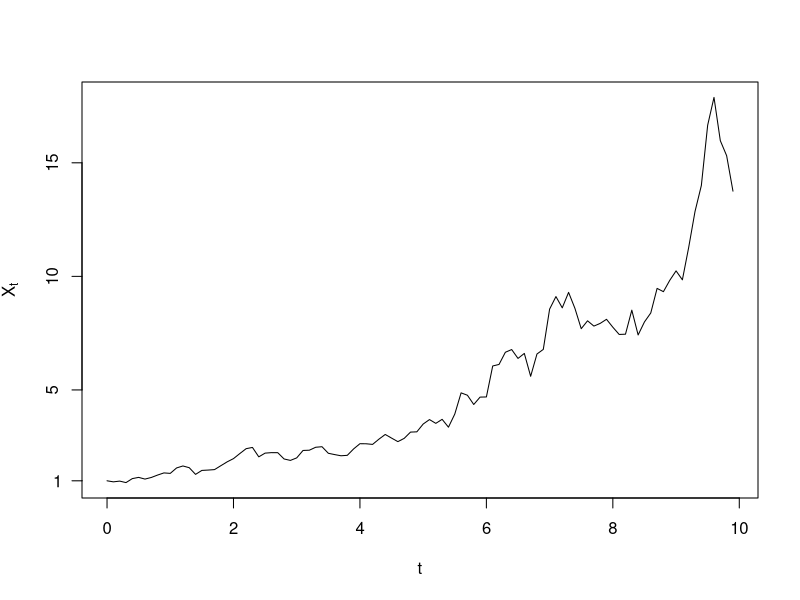

The R source for this figure: (Note: this script raises an error after producing the figure.)
library("MASS")

GBM_exact <- function(end_time=1, delta_t, x0=1, mu, sigma_sq){
  X <- vector(length = end_time/delta_t)
  X[1] <- x0
  for (i in 2:length(X)){
    X[i] <- rlnorm(1,
                   log(X[i-1])+(mu-sigma_sq/2)*delta_t,
                   sqrt(sigma_sq*delta_t))
  }
  return(X)
}

lprior <- function(psi){
  #psi= (log(mu), log(sigma))
  return(sum(dnorm(psi,0,1,log=TRUE)))
}

llike_exact <- function(x,psi,delta_t){
  #x = (x0,x_deltat,x_2deltat,...,x_ndeltat)
  return(sum(dlnorm(x[2:length(x)],
                    log(x[1:(length(x) - 1)])+(exp(psi[1])-0.5*exp(2*psi[2]))*delta_t,
                    exp(psi[2])*sqrt(delta_t),
                    log = TRUE)))
}

llike_em <- function(x,psi,delta_t){
  return(sum(dnorm(x[2:length(x)],
                   x[1:(length(x) - 1)]+exp(psi[1])*x[1:(length(x) - 1)]*delta_t,
                   exp(psi[2])*x[1:(length(x) - 1)]*sqrt(delta_t),
                   log = TRUE)))
}

mh <- function(exact_likelihood,synthetic_data,delta_t,N,V){
  mat <- matrix(0,ncol=2,nrow=N)
  psi <- c(0,0) #initalise psi
  mat[1,] <- psi
  nacceptances <- 0
  llikepsi<- -1e6
  for (i in 2:N){
    can <- mvrnorm(n=1,psi,V)     #propose psi* (i.e can)
    
    if (exact_likelihood){
      llikecan <- llike_exact(synthetic_data,can,delta_t)
    }
    else{
      llikecan <- llike_em(synthetic_data,can,delta_t)
    }
    
    lpriorcan <- lprior(can)
    lpriorpsi <- lprior(psi)
    
    laprob <- llikecan+lpriorcan-llikepsi-lpriorpsi
    
    u <- runif(1)
    if(log(u) < laprob){
      psi <- can #accept 
      llikepsi<-llikecan
      nacceptances <- nacceptances + 1
    }
    mat[i,] <- psi
  }
  acceptance_rate <- nacceptances/(N-1)
  print(acceptance_rate)
  return(mat)
  #return(acceptance_rate)
}

#simulate data
set.seed(1)
data<-GBM_exact(end_time=10, 0.1, 1, 0.2, 0.1) #sigma=0.316
plot(ts(data,start=0,deltat=0.1), xlab = "t", ylab = expression(X[t]))
axis(2, at = 1, labels = 1, las = 1)

c_dg_bridge <- function(delta_t=1,delta_tau=0.1,xstart=1,xend,sigma_sq,u){
  rho = 0.95
  m <- round(delta_t/delta_tau)
  x <- numeric(length = m+1)
  x[1] <- xstart
  x[m+1] <- xend
  
  for (i in 1:(m-1)){ 
    mu <- x[i]+(xend-x[i])/(m+1-i)
    var <- (m-i)*sigma_sq*x[i]^2*delta_tau/(m+1-i)
    x[i+1] <- abs(mu+sqrt(var)*u[i])
    #reflecting barrier at x=0
  }
  
  return(x)
}

log_em_prod <- function(x,mu,sigma_sq,delta_tau){
  m <- length(x)-1
  return (sum(dnorm(x[2:(m+1)],
                    x[1:m]+mu*x[1:m]*delta_tau,
                    x[1:m]*sqrt(sigma_sq*delta_tau), 
                    log = TRUE)))
}

log_dg_prop <- function(x,sigma_sq,delta_tau){
  m <- length(x)-1
  total = 0
  for (i in 1:(m-1)){
    total <- total + dnorm(x[i+1],
                           x[i]+(x[m+1]-x[i])/(m+1-i),
                           x[i]*sqrt(sigma_sq*delta_tau*(m-i)/(m+1-i)),
                           log = TRUE)
    
  }
  return(total)
}

w_log_scale <- function(bridge,mu,sigma_sq,delta_tau){
  
  em <- log_em_prod(bridge,mu,sigma_sq,delta_tau)
  
  dg_prop <- log_dg_prop(bridge,sigma_sq,delta_tau)
  
  return(em - dg_prop)
}

c_weighted_bridge_resampling <- function(delta_t,K,delta_tau,xstart,xend,mu,sigma_sq,u){
  #K is number of bridges simulated
  m <- round(delta_t/delta_tau)
  proposals <- matrix(NA,nrow = m+1,ncol = K)
  weights <- numeric(length = K)
  for (i in 1:K){
    proposals[,i] <- c_dg_bridge(delta_t,delta_tau,xstart,xend,sigma_sq,u[i,])
    weights[i] <- exp(w_log_scale(proposals[,i],mu,sigma_sq,delta_tau))
  }
  resampled_indices <- sample(1:K,size = K, replace = TRUE, prob = weights)
  resampled <- proposals[,resampled_indices]
  avg_unnormalised_weight <- mean(weights)
  return(list(proposals,resampled,avg_unnormalised_weight))
}

c_estimated_log_likelihood <- function(x,mu,sigma_sq,delta_t,K,delta_tau,u)
{
  n <- length(x) #n is the number of observations 
  density_estimate <- 0
  for (i in 1:(n-1)){
    out<-c_weighted_bridge_resampling(delta_t,K,delta_tau,x[i],x[i+1],mu,sigma_sq,u[i,,])
    density_estimate <- density_estimate +  log(out[[3]])
  }
  return(density_estimate)
}

cpmmh <- function(synthetic_data,N,V,delta_t,K,delta_tau,rho){
  mat <- matrix(0,ncol=3,nrow=N)
  psi <- c(log(0.2),log(sqrt(0.1))) #initalise psi
  mat[1,] <- c(psi,0)
  m <- delta_t/delta_tau
  n <- length(synthetic_data)
  u <- array(rnorm(n*K*(m-1),0,1), dim = c(n,K,(m-1)))
  nacceptances <- 0
  llikepsi <- -1e12 #initialised so first proposal is always accepted
  for (i in 2:N){
    can <- mvrnorm(n=1,psi,V)
    ucan <- array(rnorm(n*K*(m-1),rho*u,sqrt(1-rho^2)),dim = c(n,K,(m-1))) #CHECK THIS IS UPDATING UCAN ARRAY CORRECTLY
    lpriorcan <- lprior(can)
    lpriorpsi <- lprior(psi)
    llikecan <-  
      c_estimated_log_likelihood(synthetic_data,exp(can[1]),exp(2*can[2]),delta_t,K,delta_tau,ucan) ###Interpreting psi = c(log(mu),log(sigma)) 
    laprob <- llikecan+lpriorcan-llikepsi-lpriorpsi
    w <- runif(1)
    if(log(w) < laprob){
      psi <- can #accept 
      u <- ucan
      llikepsi <- llikecan
      nacceptances <- nacceptances + 1
    }
    mat[i,] <- c(psi,llikecan)
  }
  acceptance_rate <- nacceptances/(N-1)
  print(acceptance_rate)
  return(mat)
}

c_var_log_est <- function(K,trials = 100){
  results <- replicate(trials, c_estimated_log_likelihood(data2,0.2,0.1,1,K,0.1,array(rnorm(length(data2)*K*(10-1),0,1), dim = c(length(data2),K,(10-1)))))
  return(var(results))
}

c_var_log_est(5,1000)

set.seed(1)
outcpmmh<-cpmmh(data2,1000,diag(rep(0.05,2)),1,5,0.1,0.95)
plot(ts(exp(outcpmmh[,1:2])))
var(outcpmmh[,3])

#tune
Vtune<-var(outcpmmh[,1:2])
#Re-run
set.seed(1)
outcpmmh2<-cpmmh(data2,5000,Vtune,1,50,0.1,0.95)

time_taken_cpmmh <- system.time({
  outcpmmh2<-cpmmh(data2,5000,Vtune,1,50,0.1,0.95)
})

effectiveSize(outcpmmh2)/time_taken_cpmmh[3]

output_dir <- "C:\\Users//HP\\OneDrive - Durham University\\Course\\Project IV\\Plots"
pdf(file=file.path(output_dir, "GBM PMMH posteriors.pdf"), onefile=F, width = 5, height = 5) 

plot(ts(exp(outcpmmh2)))
#Compare output across schemes
par(mfrow=c(2,1),mar = c(3, 3, 2, 1), oma = c(0,0,0,0), mgp = c(1.5, 0.5, 0))
plot(density(exp(out2[50:10000,1])), xlab = expression(mu),main ="", ylim =c(0,10), lwd =2)
lines(density(exp(outEM2[50:10000,1])),col=2)
lines(density(exp(outpmmh2[,1])),col=3)
lines(density(exp(outcpmmh2[,1])),col=4)
abline(v=0.2)
plot(density(exp(out2[50:10000,2])), xlab = expression(sigma),main = "", ylim = c(0,15), lwd =2)
lines(density(exp(outEM2[50:10000,2])),col=2)
lines(density(exp(outpmmh2[,2])),col=3)
lines(density(exp(outcpmmh2[,2])),col=4)
abline(v=sqrt(0.1))

dev.off()

